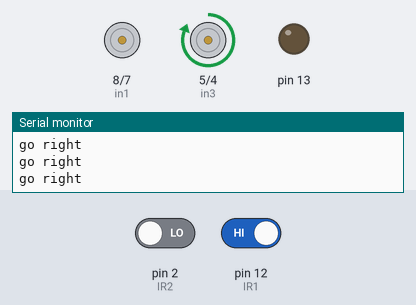
A sketch run on a simulated Arduino Uno, built with avr-gcc and run on an emulated ATmega328P. Shown: motor-driver pin pairs drawn as motors (green arrow = first pin HIGH = forward, orange = second pin HIGH = backward, longer = more drive, scaled by the enable pin), output pins drawn as LEDs (lit = HIGH), the last lines printed to the serial monitor. The inputs (shaded band) are chosen by the test bench; at power-on: pin 2 (IR2) LOW, pin 12 (IR1) HIGH.

Above: at 1.2 s.
1.3 s: pin 2 (IR2) driven HIGH
At 2.2 s:
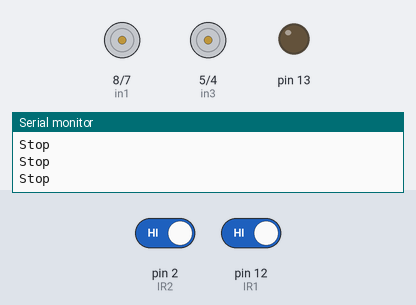
2.9 s: pin 12 (IR1) driven LOW
At 3.4 s:
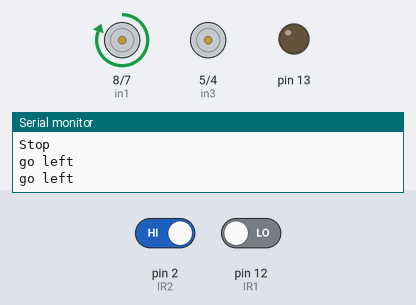
4.5 s: pin 2 (IR2) driven LOW
At 5.8 s:
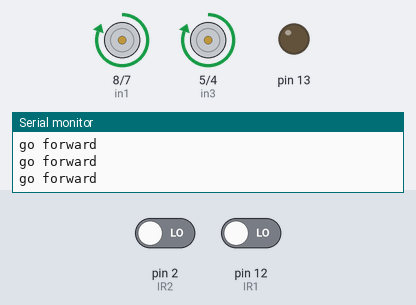
6.1 s: pin 12 (IR1) driven HIGH
At 7.1 s:
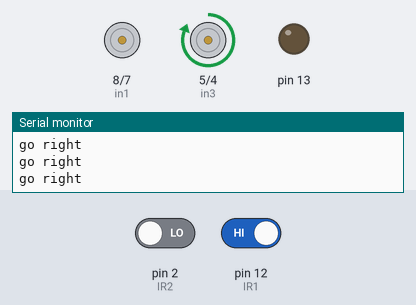
Timing chart, 0 to 8.7 s (numbered marks = the images above; inputs shaded):
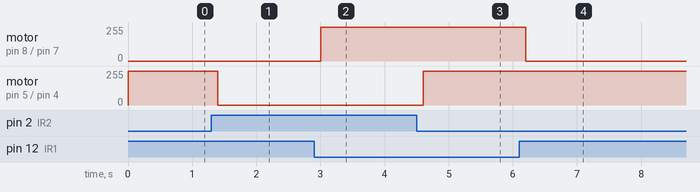

The sketch:

naim1.ino
```cpp
// IR Sensor right
int IR1 = 12;
// IR Sensor left
int IR2 = 2;
// Motor A connections
int enA = 9;
int in1 = 8;
int in2 = 7;
// Motor B connections
int enB = 3;
int in3 = 5;
int in4 = 4;

void setup() {
  // Set all the motor control pins to outputs
  Serial.begin(9600);
  pinMode(IR1, INPUT);
  pinMode(IR2, INPUT);

  pinMode(enA, OUTPUT);
  pinMode(enB, OUTPUT);
  pinMode(in1, OUTPUT);
  pinMode(in2, OUTPUT);
  pinMode(in3, OUTPUT);
  pinMode(in4, OUTPUT);
  pinMode(13,OUTPUT);

  // Turn off motors - Initial state
  digitalWrite(in1, LOW);
  digitalWrite(in2, LOW);
  digitalWrite(in3, LOW);
  digitalWrite(in4, LOW);

  // Set Motor speed
  analogWrite(enA, 255);
  analogWrite(enB, 255);
}

void loop() {

  int ir1_input = digitalRead(IR1);
  int ir2_input = digitalRead(IR2);
  if( ir1_input == LOW && ir2_input == LOW ){
    Serial.println("go forward");
    motorRight(1); // forward
    motorLeft(1); //forward
  }
  else if( ir1_input == HIGH && ir2_input == LOW ){
    Serial.println("go right");
    motorRight(0); // stop
    motorLeft(1); //forward
  }
  else if( ir1_input == LOW && ir2_input == HIGH ){
    Serial.println("go left");
    motorRight(1); // forward
    motorLeft(0); //stop
  }
  else if( ir1_input == HIGH && ir2_input == HIGH ){
    Serial.println("Stop");
    motorRight(0); // stop
    motorLeft(0); //stop
  }

  //speedControl();
  delay(200);
}
void motorRight(int dir){
  if(dir == 1){ // go forward
    digitalWrite(in1, HIGH);
    digitalWrite(in2, LOW);
   }
   else if(dir == -1){ // go backward
    digitalWrite(in1, LOW);
    digitalWrite(in2, HIGH);
   }
   else{ // stop spinning
    digitalWrite(in1, LOW);
    digitalWrite(in2, LOW);
   }
}
void motorLeft(int dir){
  if(dir == 1){ // go forward
    digitalWrite(in3, HIGH);
    digitalWrite(in4, LOW);
   }
   else if(dir == -1){ // go backward
    digitalWrite(in3, LOW);
    digitalWrite(in4, HIGH);
   }
   else{ // stop spinning
    digitalWrite(in3, LOW);
    digitalWrite(in4, LOW);
   }
}

// This function lets you control spinning direction of motors
void directionControl() {
  // Set motors to maximum speed
  // For PWM maximum possible values are 0 to 255
  analogWrite(enA, 255);
  analogWrite(enB, 255);
}

// This function lets you control speed of the motors
void speedControl() {
  // Turn on motors
  digitalWrite(in1, LOW);
  digitalWrite(in2, HIGH);
  digitalWrite(in3, LOW);
  digitalWrite(in4, HIGH);

  // Accelerate from zero to maximum speed
  for (int i = 0; i < 256; i++) {
    analogWrite(enA, i);
    analogWrite(enB, i);
    delay(20);
  }


  // Decelerate from maximum speed to zero
  for (int i = 255; i >= 0; --i) {
    analogWrite(enA, i);
    analogWrite(enB, i);
    delay(20);
  }

  // Now turn off motors
  digitalWrite(in1, LOW);
  digitalWrite(in2, LOW);
  digitalWrite(in3, LOW);
  digitalWrite(in4, LOW);
}
```

Measured:
- after the input at 1.3 s, motor on pin 5 (in3) / pin 4 (in4): forward 255/255 → stopped after 0.10 s
- after the input at 2.9 s, motor on pin 8 (in1) / pin 7 (in2): stopped → forward 255/255 after 0.10 s
- after the input at 4.5 s, motor on pin 5 (in3) / pin 4 (in4): stopped → forward 255/255 after 0.10 s
- after the input at 6.1 s, motor on pin 8 (in1) / pin 7 (in2): forward 255/255 → stopped after 0.10 s
